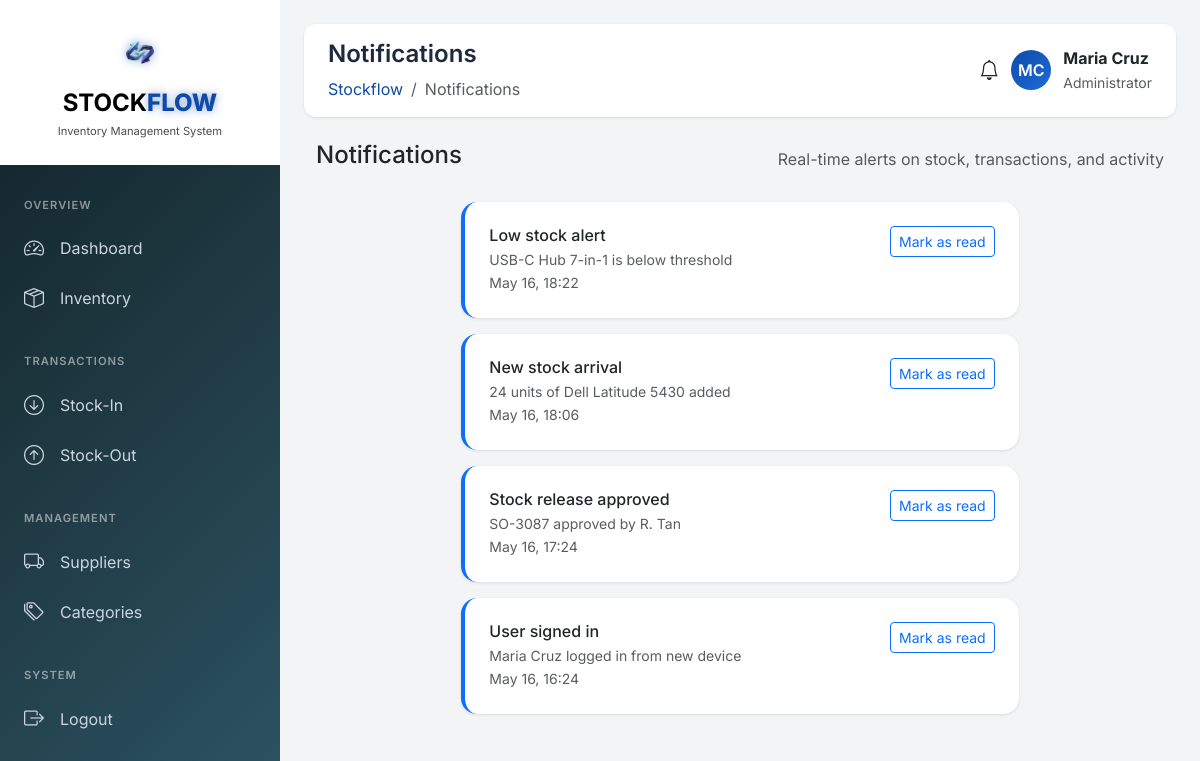
Screenshot of /index.php?page=notifications (signed in) with the database file from the repository.
### tables this page shows
CREATE TABLE notifications (
    id INT PRIMARY KEY AUTO_INCREMENT,
    title VARCHAR(200),
    message TEXT,
    type VARCHAR(50),
    is_read BOOLEAN DEFAULT FALSE,
    user_id INT,
    created_at TIMESTAMP DEFAULT CURRENT_TIMESTAMP,
    FOREIGN KEY (user_id) REFERENCES users(id)
);

### config.php (called while the page is built, shortened)
<?php
function escape($string) {
    return htmlspecialchars($string, ENT_QUOTES, 'UTF-8');
}
?>

### notifications.php (the view, shortened to what this page needs)
<?php
$stmt = $pdo->query("SELECT * FROM notifications ORDER BY created_at DESC");
$notifications = $stmt->fetchAll();
?>
<div class="container-fluid">
    <div class="d-flex justify-content-between align-items-center mb-4">
        <h4>Notifications</h4>
        <p class="text-muted mb-0">Real-time alerts on stock, transactions, and activity</p>
    </div>
    <div class="row">
        <div class="col-lg-8 mx-auto">
            <?php foreach ($notifications as $notification): ?>
            <div class="stat-card mb-3 <?php echo !$notification['is_read'] ? 'border-start border-primary border-4' : ''; ?>">
                <div class="d-flex justify-content-between align-items-start">
                    <div>
                        <h6 class="mb-1"><?php echo escape($notification['title']); ?></h6>
                        <p class="text-muted small mb-0"><?php echo escape($notification['message']); ?></p>
                        <small class="text-muted"><?php echo date('M d, H:i', strtotime($notification['created_at'])); ?></small>
                    </div>
                    <?php if (!$notification['is_read']): ?>
                    <a href="?page=notifications&mark_read=<?php echo $notification['id']; ?>" class="btn btn-sm btn-outline-primary">
                        Mark as read
                    </a>
                    <?php endif; ?>
                </div>
            </div>
            <?php endforeach; ?>
        </div>
    </div>
</div>

### index.php (style rules this page uses)
* { font-family: 'Inter', sans-serif; }
body { background: #f3f4f6; overflow-x: hidden; }
.stat-card { background: white; border-radius: 16px; padding: 1.5rem; transition: all 0.3s ease; box-shadow: 0 1px 3px rgba(0,0,0,0.1); border: none; }

### rows the page displays
notifications: title "Low stock alert", message "USB-C Hub 7-in-1 is below threshold", created_at "May 16, 18:22"
notifications: title "New stock arrival", message "24 units of Dell Latitude 5430 added", created_at "May 16, 18:06"
notifications: title "Stock release approved", message "SO-3087 approved by R. Tan", created_at "May 16, 17:24"
notifications: title "User signed in", message "Maria Cruz logged in from new device", created_at "May 16, 16:24"

### other values shown
str_replace('_', ' ', $page) "Notifications"
$initials "MC"
$_SESSION['name'] "Maria Cruz"
$_SESSION['role'] "Administrator"
